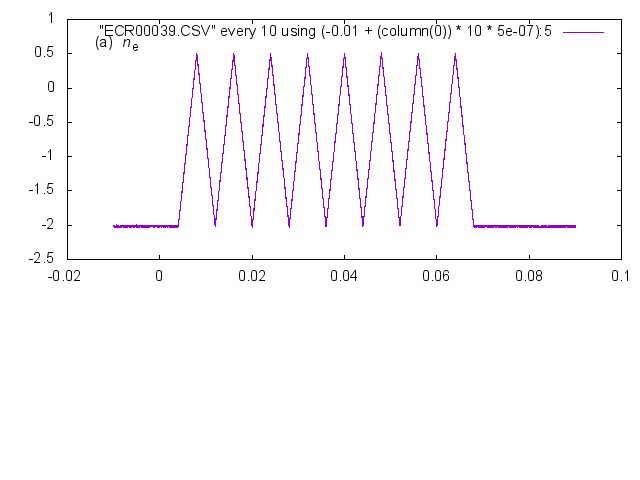

This figure's gnuplot source:
set term png enhanced transparent truecolor font arial 11 size 640, 480
set out "PlotRaw_DL750_CH5.png"
set datafile separator ','
set multiplot 
set origin 0.0, 0.46
set size 1.0, 0.5
set lmargin 7.5
set rmargin 2
set tmargin 0
set bmargin 0
set label 2 left at graph 0.05,0.9 "{/Arial (a)} {/Arial:Italic n}_{/Arial e}"
set yrange [*<0:0<*]
plot "ECR00039.CSV" every 10 using (-0.01 + (column(0)) * 10 * 5e-07):5 with line
